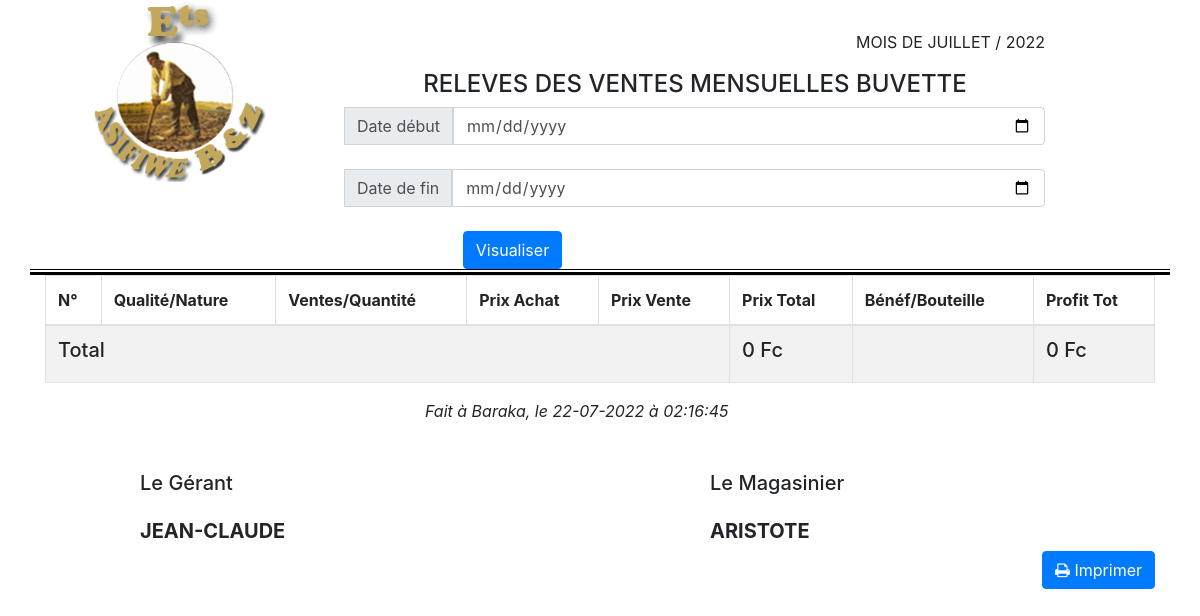
Page /php/ficheMensuelleVentePdvA.php (signed in) on the committed database.
### tables this page shows
CREATE TABLE IF NOT EXISTS `pointvente` (
  `idPv` int(11) NOT NULL AUTO_INCREMENT,
  `libPv` varchar(50) NOT NULL,
  PRIMARY KEY (`idPv`)
);

CREATE TABLE IF NOT EXISTS `users` (
  `id_user` int(11) NOT NULL AUTO_INCREMENT,
  `user_function` varchar(100) DEFAULT NULL,
  `user_name` varchar(200) DEFAULT NULL,
  `user_sex` varchar(10) DEFAULT NULL,
  `user_add_date` timestamp NULL DEFAULT CURRENT_TIMESTAMP,
  `user_phone` varchar(100) DEFAULT NULL,
  `user_email` varchar(100) DEFAULT NULL,
  `user_address` varchar(50) DEFAULT NULL,
  `mdp_user` varchar(10) DEFAULT NULL,
  PRIMARY KEY (`id_user`)
);

CREATE TABLE IF NOT EXISTS `barman` (
  `id_brm` int(11) NOT NULL AUTO_INCREMENT,
  `brm_name` varchar(200) DEFAULT NULL,
  `brm_sex` char(10) DEFAULT NULL,
  `brm_add_date` timestamp NOT NULL DEFAULT CURRENT_TIMESTAMP ON UPDATE CURRENT_TIMESTAMP,
  `brm_phone` varchar(100) DEFAULT NULL,
  `brm_email` varchar(100) DEFAULT NULL,
  `brm_address` varchar(50) DEFAULT NULL,
  `mdp_brm` varchar(10) DEFAULT NULL,
  `idPv` int(11) NOT NULL,
  PRIMARY KEY (`id_brm`),
  KEY `idPv` (`idPv`)
);

### php/ficheMensuelleVentePdvA.php (the view, shortened to what this page needs)
<?php
    require_once('bd_cnx.php');
    $pointvente=1;
    $in = date("Y-m-d ", mktime(0,0,0,date("m")-0,1,date("Y")));
    $out = date("Y-m-d");
    $req1 = $bd->prepare("SELECT SUM(ptVente) as total, SUM(beneficeBouteille) as beneficeBouteille FROM ventepdv WHERE dateVente BETWEEN ? AND ? AND idPvente='$pointvente'");
        $req1->execute(array($in,$out));
        $don1=$req1->fetch();
 ?>
<!DOCTYPE html>
<html>
    <head>
        <link rel="stylesheet" type="text/css" href="pages/bootstrap/font-awesome-4.3.0/css/font-awesome.min.css">
        <link rel="stylesheet" type="text/css" href="pages/bootstrap/css/bootstrap.min.css">
        <link rel="stylesheet" type="text/css" href="pages/bootstrap/css/print.css" media="print">
    </head>
    <body id="">
        <div class="container spacer" style="border-bottom:3px solid black;">
            <div class="row" style="border-bottom:1px solid black;margin-bottom:2px">
                <div class="col-lg-3 col-md-3 col-sm-3 col-xs-3">
                    <center>
                            <p style= "">
                                <img src="../docs/img/logooooo.png" width="100%;" alt="">
                            </p>
                        </center>
                </div>
                <div class="col-lg-8 col-md-8 col-sm-8 col-xs-8" >
                    <div class="col-lg-12 col-md-12 col-sm-12 col-xs-12" style="padding-top:30px;">
                        <p class="text-right text-uppercase " >Mois DE <?php $liste_mois=array('JANVIER', 'FEVRIER', 'MARS', 'AVRIL', 'MAI', 'JUIN', 'JUILLET', 'AOÛT', 'SEPTEMBRE', 'OCTOBRE', 'NOVEMBRE', 'DECEMBRE');
                                    echo $liste_mois[date(date('m'))-1].' / '.date('Y'); ?>
                        <h4 class="text-center text-uppercase" style="text-align:center; border: 1px ">RELEVES DES VENTES MENSUELLES <?php
                            $res=$bd->query("SELECT * FROM pointvente WHERE idPv='1'");
                            $don=$res->fetch(PDO::FETCH_ASSOC);
                            echo $don['libPv'];
                        ?>
                        </h4>
                        <div class="cacher">
                            <form action="" method="GET">
                                <div class="input-group">
                                    <div class="input-group-append">
                                        <span class="input-group-text">Date début</span>
                                    </div>
                                    <input type="date" name="dateIn" value="<?php echo(isset($_GET['dateIn'])?$_GET['dateIn']:'') ?>" class="form-control">
                                </div><br>
                                <div class="input-group">
                                    <div class="input-group-append">
                                        <span class="input-group-text">Date de fin</span>
                                    </div>
                                        <input type="date" name="dateOut"value="<?php echo(isset($_GET['dateOut'])?$_GET['dateOut']:'') ?>" class="form-control">
                                </div><br>
                                <div class="row">
                                    <div class="col-md-6 text-center">
                                        <button type="submit" class="btn btn-primary cacher" name="save">Visualiser</button><br>
                                    </div>
                                </div>
                            </form>
                        </div>
                    </div>
                </div>
                <div class="col-lg-1 col-md-1 col-sm-1 col-xs-1"></div>
            </div>
        </div>
        <div class="container spacer">
            <div class="row spacer">
                <div class="col-lg-12 col-md-12 col-sm-12 col-xs-12">
                    <table class="table table-bordered table-striped spacer">
                        <thead>
                            <tr style="font-weight:bold" >
                            <th>N°</th>
                            <th>Qualité/Nature</th>
                            <th>Ventes/Quantité</th>
                            <th>Prix Achat</th>
                            <th>Prix Vente </th>
                            <th>Prix Total </th>
                            <th>Bénéf/Bouteille </th>
                            <th>Profit Tot </th>
                        </tr>
                        </thead>
                        <tbody>
                             <tr>
                                <td colspan="5"><strong><h5>Total</h5></strong></td>
                                <td><strong><h5><?php
                                 echo   ((isset($don1['total']))?number_format($don1['total'],0):0).' Fc';
                                 ?>
                                </h5></strong>
                                 </td>
                                 <td></td>
                                 <td><h5><?php
                                   echo   ((isset($don1['beneficeBouteille']))?number_format($don1['beneficeBouteille'],0):0).' Fc';
                                 ?> </td>
                            </tr>
                        </tbody>
                    </table>
                </div>
                <div class="col-lg-4 col-md-4 col-sm-4 col-xs-4 offset-4 spacer">
                    <h class="text-center"><em>Fait à Baraka, le
                        <?php $madate= date('d-m-Y H:i:s');
                            list($annee,$mois,$jour,$h,$m,$s)=sscanf($madate,"%d-%d-%d %d:%d:%d");
                            $h+=2;
                            $timestamp=mktime($h,$m,$s,$mois,$annee,$jour);
                            $new_date=date('d-m-Y à H:i:s',$timestamp);
                            echo $new_date;
                        ?>
                    </em> </h>
                </div>
            </div><br><br>
            <div class="row space">
                <?php
                    $req = $bd->query("SELECT * FROM users WHERE user_function = 'Gerant'");
                    $don=$req->fetch();
                    $req2 = $bd->query("SELECT * FROM barman LIMIT 0,1");
                    $don2=$req2->fetch();
                ?>
                <div class="col col-md-6 offset-1">
                   <h5>Le Gérant <br><br> <strong><?php echo strtoupper($don['user_name']); ?></strong></h5>
                </div>
                <div class="col col-md-5">
                    <h5>Le Magasinier <br><br> <strong >  <?php echo strtoupper($don2['brm_name']); ?></strong></h5>
                </div>
            </div>
            <div class="row">
                <div class="col-lg-3 col-md-3 col-sm-3 col-xs-3 offset-9">
                    <button type="button" class="btn btn-primary print pull-right"><span class="fa fa-print"></span> Imprimer</button>
                </div>
            </div>
        </div>
    </body>
</html>
    </body>
</html>

### rows in the picture
pointvente: libPv "BUVETTE"
users: user_name "JEAN-CLAUDE"
barman: brm_name "ARISTOTE"
